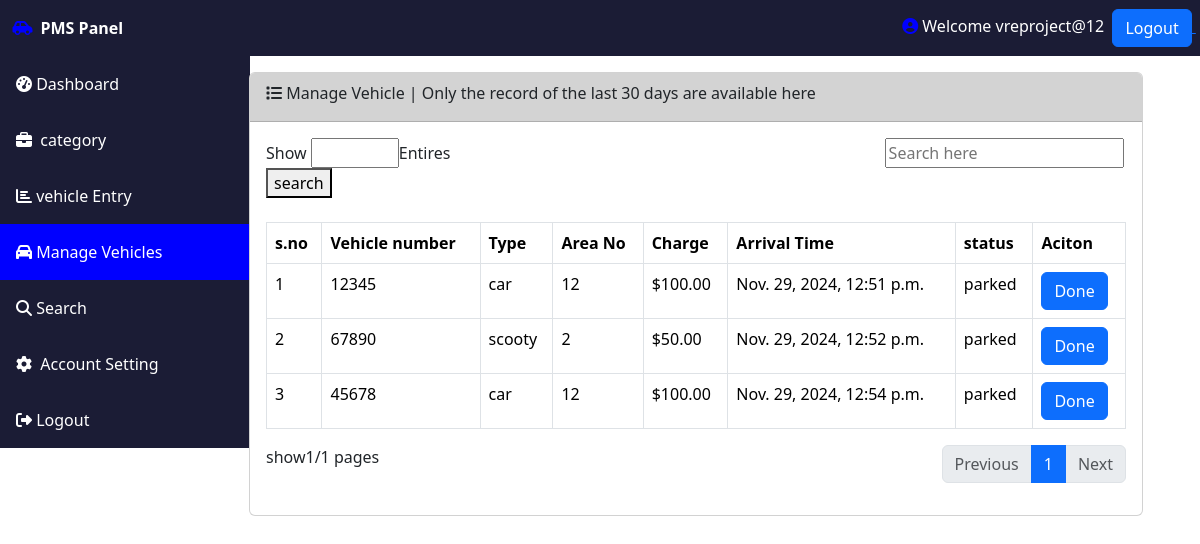
Screenshot of /managevehicle (signed in) with the database file from the repository.
### application1/models.py (models this page shows, shortened)
class add_vehicle(models.Model):
    vehicle_no=models.CharField(max_length=250)
    parkingareanumber = models.ForeignKey(add_category,on_delete=models.CASCADE)
    vehicletype=models.CharField(max_length=200)
    parkingharge=models.DecimalField(max_digits=10,decimal_places=2)
    status = models.BooleanField(default=True)
    arrival_time=models.DateTimeField(default=datetime.now)

class add_category(models.Model):
    parkingareanumber=models.CharField(max_length=100)
    vehicletype=models.CharField(max_length=100)
    vehiclelimit=models.IntegerField()
    parkingharge=models.DecimalField(max_digits=10,decimal_places=2)
    status=models.BooleanField(default=True)
    doc=models.DateTimeField(default=datetime.now)

### application1/views.py (the view)
# urls.py: path('managevehicle',views.managevehicle,name="managevehicle"),
@login_required
def managevehicle(req):
    vehicle = add_vehicle.objects.all()
    paginator = Paginator(vehicle,3)
    page_number = req.GET.get('page')
    page_obj = paginator.get_page(page_number)
    context={
        'page_obj':page_obj,
        'vehicle':vehicle,
    }
    return  render(req,'managevehicles.html',context)

### application1/templates/managevehicles.html
{% extends 'base.html' %}
{% block content %}
<div class="col-9 mt-3 " style="margin-left:-25px;">
    <div class="card">
      <div class="card-header" style="background-color: lightgrey;">
        <i class="fa-solid fa-list"></i>
      <label for="" class="form-label">Manage Vehicle | Only the record of the last 30 days are available here</label>
      </div>
<div class="card-body">
        <div class="mb-3">
          <label for="" style="mt-3">
              Show
          </label>
          <input type="number" name="" id="" min="1" max="10">Entires
          <form style="display:inline" action="{% url 'managevehiclesearch' %}" method="get">
              <input type="search" name="query" placeholder="Search here " class="offset-6">
           <button type="submit">search</button>
        </form>
         </div>
        <div class="row mt-4">
          <div class="col">
            <table id="myTable" class="table table-bordered">
              <thead>
              <tr>
                <th>s.no</th>
                <th>Vehicle number</th>
                <th>Type</th>
                <th>Area No</th>
                <th>Charge</th>
                <th>Arrival Time</th>
                <th>status</th>
                <th>Aciton</th>
              </tr>
            </thead>
              <tbody>
                {% for x in page_obj %}
              <tr>
                  <td>{{forloop.counter}}</td>
                  <td>{{x.vehicle_no}}</td>
                  <td>{{x.vehicletype}}</td>
                  <td>{{x.parkingareanumber.parkingareanumber}}</td>
                  <td><span>$</span>{{x.parkingharge}}</td>
                  <td>{{x.arrival_time}}</td>
                  <td>
                      {% if x.status %}
                      parked
                      {% else %}
                      left
                      {% endif %}
                      </td>
                  <td>
                      <a href="{% url 'status_manage_vehicle' x.id %}" class="btn btn-primary">Done</a>
                  </td>
              </tr>
                {% endfor %}
              </tbody>
            </table>
          <div class="d-flex justify-content-between">
            <label for="">
              <p> show{{page_obj.number }}/{{page_obj.paginator.num_pages}} pages</p>
            </label>
               <nav aria-label="Page navigation example">
              <ul class="pagination">
                {% if page_obj.has_previous %}
                  <li class="page-item"><a class="page-link" href="?page={{ page_obj.previous_page_number }}">Previous</a></li>
                {% else %}
                  <li class="page-item disabled"><span class="page-link">Previous</span></li>
                {% endif %}
                {% for num in page_obj.paginator.page_range %}
                  {% if num == page_obj.number %}
                    <li class="page-item active"><span class="page-link">{{ num }}</span></li>
                  {% else %}
                    <li class="page-item"><a class="page-link" href="?page={{ num }}">{{ num }}</a></li>
                  {% endif %}
                {% endfor %}
                {% if page_obj.has_next %}
                  <li class="page-item"><a class="page-link" href="?page={{ page_obj.next_page_number }}">Next</a></li>
                {% else %}
                  <li class="page-item disabled"><span class="page-link">Next</span></li>
                {% endif %}
              </ul>
            </nav>
            </div>
          </div>
        </div>
        </div>
 {% endblock %}

### application1/templates/base.html (shortened to what this page needs)
<!doctype html>
<html lang="en">
{% load static %}
  <head>
    <link
      href="https://cdn.jsdelivr.net/npm/bootstrap@5.3.2/dist/css/bootstrap.min.css"
      rel="stylesheet"
    />
  </head>
  <body>
  <header>
             <nav class="navbar navbar-expand-lg navbar-light navbarcolor " style="background-color: rgb(27, 28, 53);">
            &nbsp;&nbsp;&nbsp;<i class="fa-solid fa-car-side" style="color: blue;"></i>
              <div class="collapse navbar-collapse" id="navbarSupportedContent">
                <ul class="navbar-nav me-auto mb-2 mb-lg-0">
                  <li class="nav-item">
                    <a class="nav-link active" aria-current="page" href="#" style="color:white;"><b>PMS Panel</b></a>
                  </li>
                </ul>
                <form class="d-flex" role="search">
                  <span>
                  <i class="fa-solid fa-circle-user " style="color: blue;" ></i>
                  <label style="color:white;">Welcome {{user.username}}</label>&nbsp;
                      <a href="{% url 'loginpage' %}">
                              <input type="button"  class="btn btn-primary" value="Logout">
                      </a>
                  </span>
                </form>
              </div>
          </nav>
  </header>
  <main>
      <div class="row " >
        <div class="col-3 " style="margin-left:-32px;">
          <div class="side-bar" >
                        <ul>
                            <li  class="p-3 sidebarstyle {% if request.path == '/dashboard' %}hovercolor{% endif %}"><i class="fas fa-tachometer-alt"></i><a href="{% url 'dashboard' %}" style="text-decoration:none; color:white;">&nbsp;Dashboard</a>  </li>
                            <li  class="p-3 sidebarstyle {% if request.path == '/categorymodule' %}hovercolor{% endif %}"><i class="fas fa-briefcase"></i><a href="{% url 'categorymodule' %}" style="text-decoration:none; color:white;">  &nbsp;category</a></li>
                            <li  class="p-3 sidebarstyle {% if request.path == '/vehicleentry' %}hovercolor{% endif %} "><i class="fas fa-chart-bar"></i><a href="{% url 'vehicleentry' %}" style="text-decoration:none; color:white;">&nbsp;vehicle Entry</a></li>
                            <li  class="p-3 sidebarstyle {% if request.path == '/managevehicle' %}hovercolor{% endif %} "><i class="fa-solid fa-car"></i><a href="{% url 'managevehicle' %}" style="text-decoration:none; color:white;">&nbsp;Manage Vehicles</a></li>
                            <li class="p-3 sidebarstyle {% if request.path == '/parkingstatus' %}hovercolor{% endif %} "> <i class="fa-solid fa-magnifying-glass"></i><a href="{% url 'parkingstatus' %}" style="text-decoration:none; color:white;">&nbsp;Search</a></li>
                            <li  class="p-3 sidebarstyle {% if request.path == '/reset' %}hovercolor{% endif %} "><i class="fas fa-cog"></i><a href="{% url 'reset' %}" style="text-decoration:none; color:white;"> &nbsp;Account Setting</a></li>
                            <li  class="p-3 sidebarstyle {% if request.path == '/loginform' %}hovercolor{% endif %} "> <i class="fas fa-sign-out-alt"></i><a href="{% url 'logout' %}" style="text-decoration:none; color:white;">&nbsp;Logout</a></li>
                        </ul>
                    </div>
             </div>
          {% block content %} {% endblock %}
      </div>
    </main>
  </body>
</html>

### rows the page displays
add_vehicle: vehicle_no "12345", vehicletype "car", parkingareanumber.parkingareanumber "12", parkingharge "100.00", arrival_time "Nov. 29, 2024, 12:51 p.m.", status "parked"
add_vehicle: vehicle_no "67890", vehicletype "scooty", parkingareanumber.parkingareanumber "2", parkingharge "50.00", arrival_time "Nov. 29, 2024, 12:52 p.m.", status "parked"
add_vehicle: vehicle_no "45678", vehicletype "car", parkingareanumber.parkingareanumber "12", parkingharge "100.00", arrival_time "Nov. 29, 2024, 12:54 p.m.", status "parked"

### other values shown
{{ user.username }} "vreproject@12"
{{ page_obj.number }} "1"
{{ page_obj.paginator.num_pages }} "1"
{{ num }} "1"
